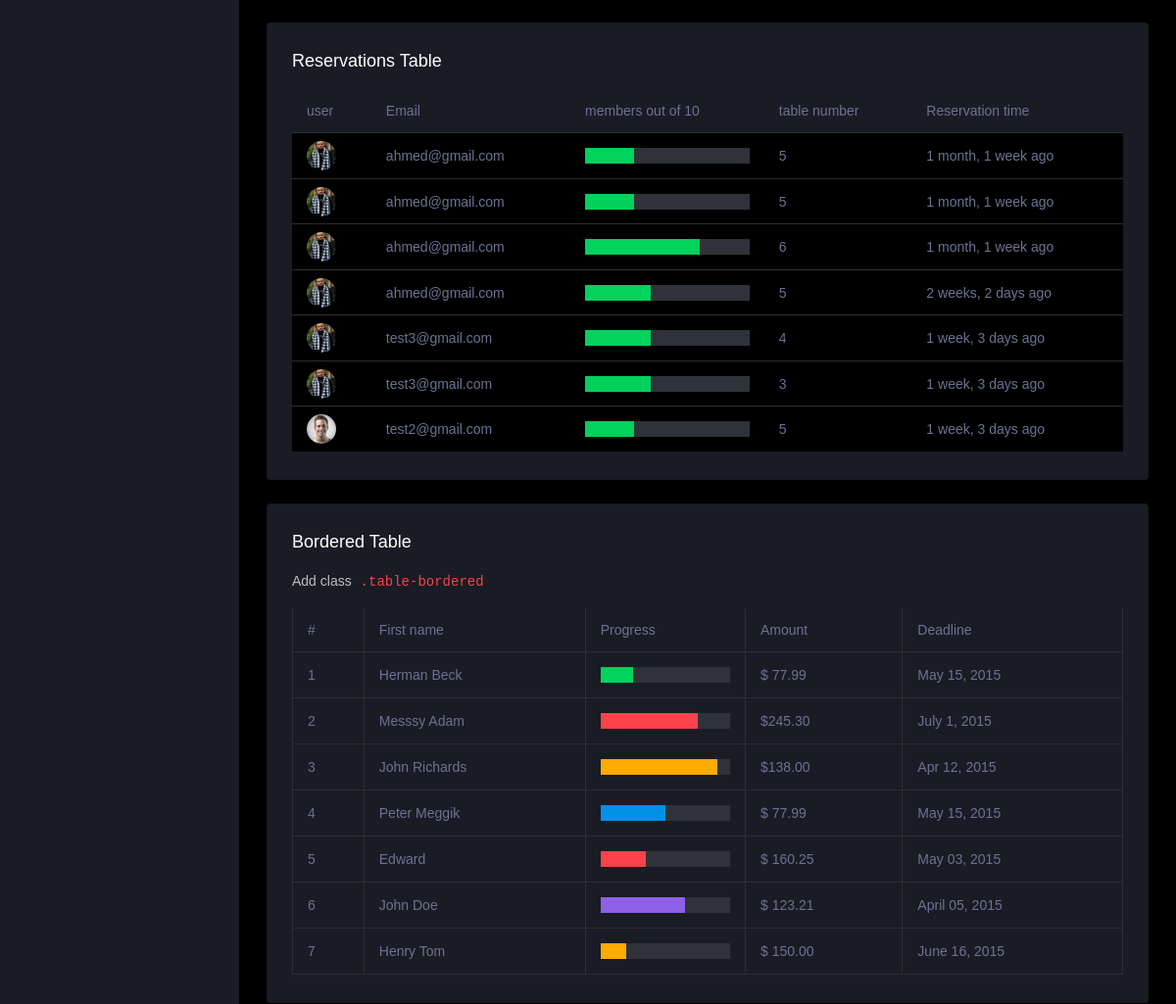
Page /ReservationTables/ (middle part) on the earlier database version.
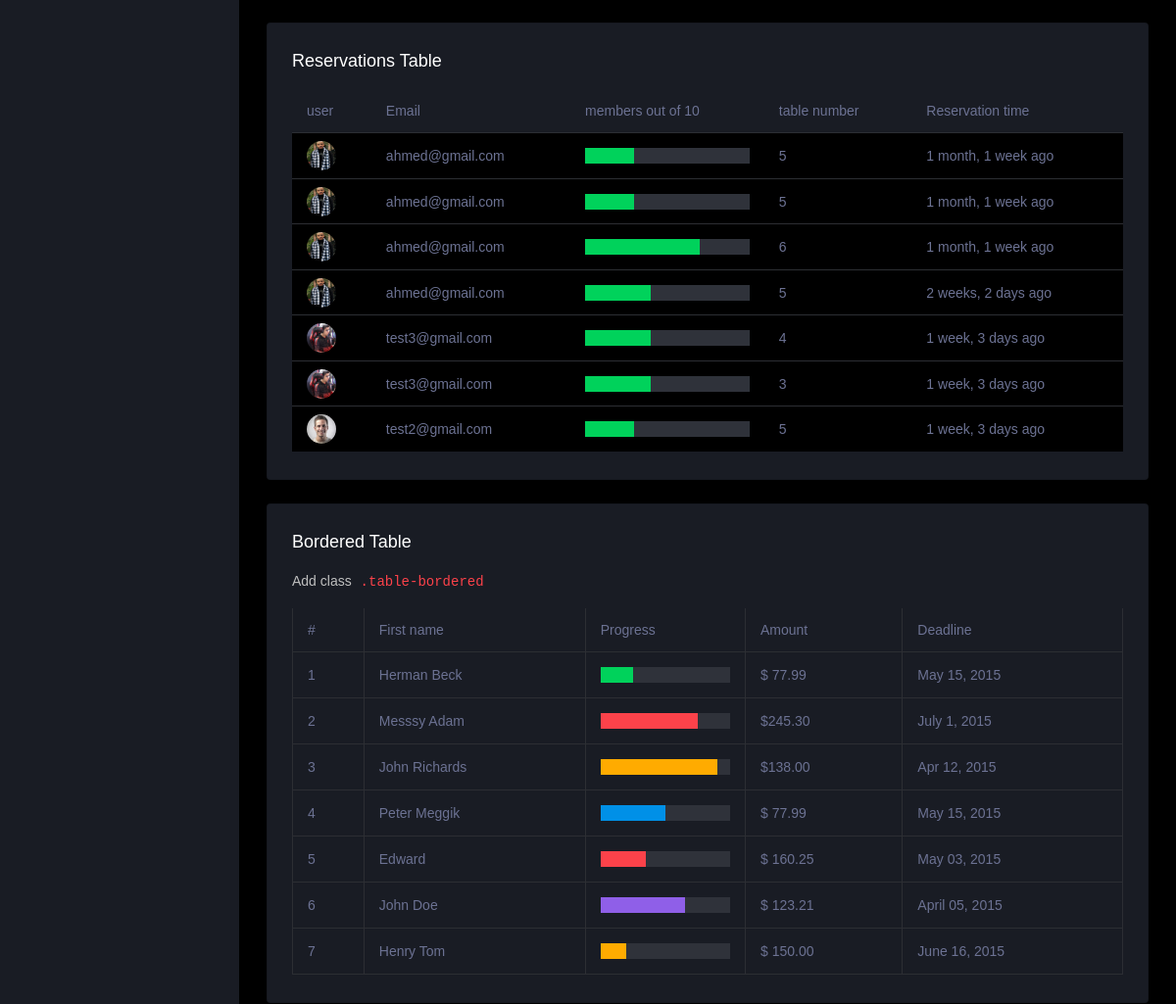
Same page on the later database version.
### Res/models.py (models this page shows, shortened)
class Reservation(models.Model):
    created = models.DateTimeField(auto_now_add=True)
    user = models.ForeignKey(User, on_delete= models.CASCADE)
    members = models.IntegerField()
    table_number = models.IntegerField(null=True)
    Reservation_time = models.CharField(max_length=200)
    def prograss(self):
        return self.members * 10

class User(AbstractUser):
    pic = models.ImageField(null = True , default="profile-7.jpg")
    Email = models.EmailField(unique=True)
    name = models.CharField(max_length=200, null = True)
    location = PlainLocationField(based_fields=['Cairo'], zoom=7)
    phone_number = PhoneNumberField(null=True)
    USERNAME_FIELD = 'Email'
    REQUIRED_FIELDS = []

### Res/views.py (the view)
# urls.py: path('ReservationTables/', views.ReservationTables , name ='ReservationTables'),
def ReservationTables(request):
    reservations = Reservation.objects.all()
    context = {"reservations":reservations}
    return render(request,'Res/ReservationTables.html',context)

### Res/Templates/Res/ReservationTables.html (shortened to what the changed rows need)
<!DOCTYPE html>
<html lang="en">
  {%load static%}
{%include 'Res/AdminHead.html'%}
  <body>
    <div class="container-scroller">
      <div class="container-fluid page-body-wrapper">
        <div class="main-panel">
          <div class="content-wrapper">
            <div class="row">
              <div class="col-lg-12 grid-margin stretch-card">
                <div class="card">
                  <div class="card-body">
                    <div class="table-responsive">
                      <table class="table table-striped">
                        <thead>
                          <tr>
                            <th> user </th>
                            <th> Email </th>
                            <th> members out of 10 </th>
                            <th> table number </th>
                            <th> Reservation time </th>
                          </tr>
                        </thead>
                        <tbody>
                          {%for res in reservations%}
                          <tr>
                            <td class="py-1">
                              <img src="{{ res.user.pic.url }}" alt="image" />
                            </td>
                            <td> {{res.user}}</td>
                            <td>
                              <div class="progress">
                                <div class="progress-bar bg-success"  role="progressbar" style="width: {{res.prograss}}%" aria-valuenow="25" aria-valuemin="0" aria-valuemax="100"></div>
                              </div>
                            </td>
                            <td> {{res.table_number}} </td>
                            <td>{{ res.created | timesince }} ago</td>
                          </tr>
                          <tr>
                          {%endfor%}
                        </tbody>
                      </table>
                    </div>
                  </div>
                </div>
              </div>
              <div class="col-lg-12 grid-margin stretch-card">
                <div class="card">
                  <div class="card-body">
                    <div class="table-responsive">
                      <table class="table table-bordered">
                        <thead>
                          <tr>
                            <th> # </th>
                            <th> First name </th>
                            <th> Progress </th>
                            <th> Amount </th>
                            <th> Deadline </th>
                          </tr>
                        </thead>
                      </table>
                    </div>
                  </div>
                </div>
              </div>
            </div>
          </div>
        </div>
      </div>
    </div>
  </body>
</html>

Differences in the rows shown:
changed through a linked row, Reservation (number 5 of 7 on the later page): user.pic: a different picture
changed through a linked row, Reservation (number 6 of 7 on the later page): user.pic: a different picture
